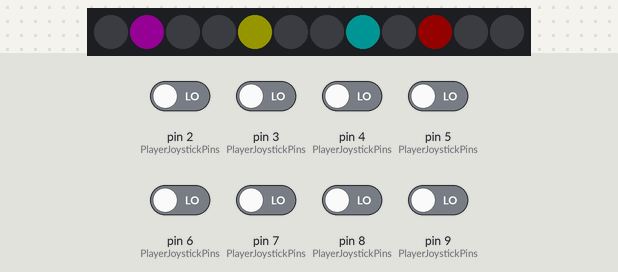
Recording of a sketch running on a simulated Arduino Leonardo, built with avr-gcc and run on an emulated ATmega32U4. Shown: 12 RGB LEDs in strip order, left to right. The test bench sets the inputs (shaded band); at power-on: pin 2 (PlayerJoystickPins), pin 3 (PlayerJoystickPins), pin 4 (PlayerJoystickPins), pin 5 (PlayerJoystickPins), pin 6 (PlayerJoystickPins), pin 7 (PlayerJoystickPins), pin 8 (PlayerJoystickPins), pin 9 (PlayerJoystickPins) LOW. Dim RGB values are drawn brighter than linear; the strip is taken to match the declared colour order; USB keyboard and mouse output is not drawn.

Above: at 1.2 s.
1.3 s: pin 2 (PlayerJoystickPins) driven HIGH
At 2.4 s:
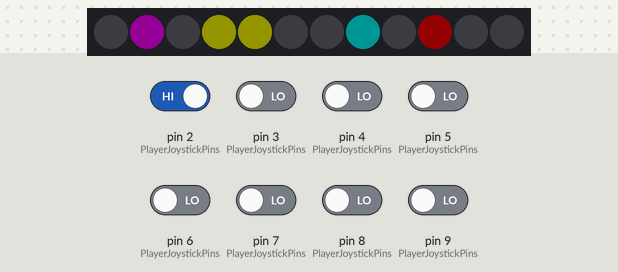
2.8 s: pin 4 (PlayerJoystickPins) driven HIGH
At 3.5 s:
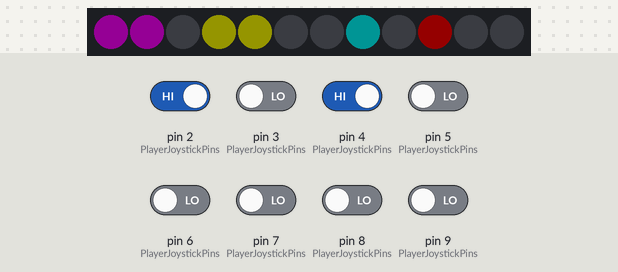
4.3 s: pin 6 (PlayerJoystickPins) driven HIGH
At 4.6 s:
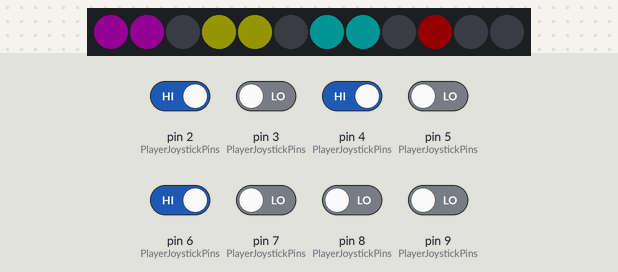
5.8 s: pin 8 (PlayerJoystickPins) driven HIGH
At 7.0 s:
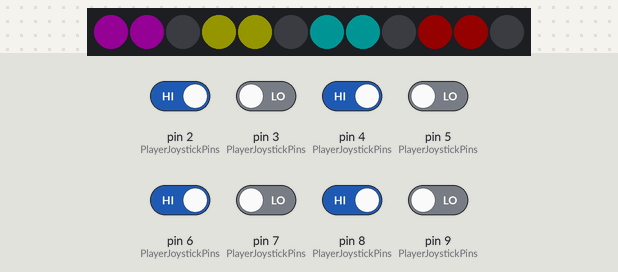
7.3 s: pin 9 (PlayerJoystickPins) driven HIGH
At 8.2 s:
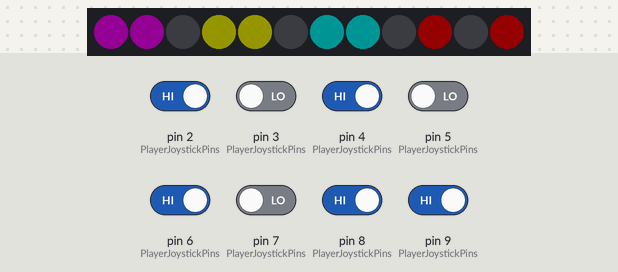
8.8 s: pin 2 (PlayerJoystickPins) driven LOW
At 9.3 s:
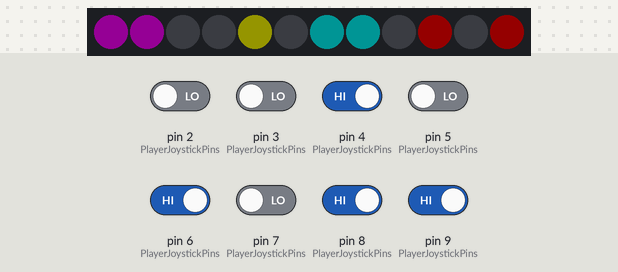
Timing chart, 0 to 11.3 s (numbered marks = the images above; inputs shaded):
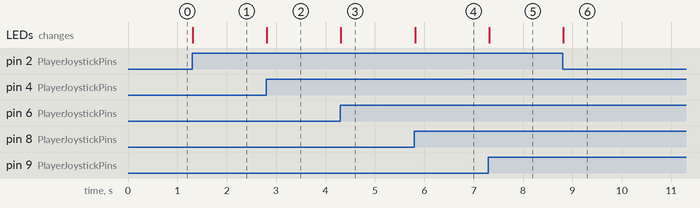

The sketch:

Joystick.ino
```cpp
//  https://github.com/MHeironimus/ArduinoJoystickLibrary/
#include <Joystick.h>

#include <Adafruit_NeoPixel.h>

#define sizeofarray( a ) ( sizeof(a) / sizeof((a)[0]) )

#define LED_PIN       10
#define PLAYER_COUNT  4
#define PAD_COUNT     PLAYER_COUNT
#define LED_BRIGHTNESS  20


bool TestFlash = false;
int FlashCount = 0;
int FlashAlternate = 20;
int RefreshRate = 50;

Adafruit_NeoPixel Leds = Adafruit_NeoPixel(12, LED_PIN, NEO_RGB + NEO_KHZ800);

uint32_t ColourOff = Leds.Color( 0,0,0,0 );

//  gr: one of the pins broke, so OOO :/
int PlayerLeds[PLAYER_COUNT][3] =
{
  0,1,2,
  3,4,5,
  6,7,8,
  11,9,10
};

int PlayerJoystickPins[PLAYER_COUNT][2] =
{
  4,5,
  2,3,
  6,7,
  9,8,
};

int GamepadIndex[PLAYER_COUNT] =
{
  3,2,1,0
};

uint32_t PlayerColours[PLAYER_COUNT] =
{
  Leds.Color( LED_BRIGHTNESS,0,LED_BRIGHTNESS ),
  Leds.Color( LED_BRIGHTNESS,LED_BRIGHTNESS,0 ),
  Leds.Color( 0,LED_BRIGHTNESS,LED_BRIGHTNESS ),
  Leds.Color( LED_BRIGHTNESS,0,0 ),
};

#define JOYSTICK_BUTTON_COUNT 0
#define ENABLE_Y_AXIS false

Joystick_ Joystick[PAD_COUNT] = {
  Joystick_(JOYSTICK_DEFAULT_REPORT_ID, JOYSTICK_TYPE_GAMEPAD, JOYSTICK_BUTTON_COUNT, 0, true, ENABLE_Y_AXIS, false, false, false, false, false, false, false, false, false),
  Joystick_(JOYSTICK_DEFAULT_REPORT_ID+1, JOYSTICK_TYPE_GAMEPAD, JOYSTICK_BUTTON_COUNT, 0, true, ENABLE_Y_AXIS, false, false, false, false, false, false, false, false, false),
  Joystick_(JOYSTICK_DEFAULT_REPORT_ID+2, JOYSTICK_TYPE_GAMEPAD, JOYSTICK_BUTTON_COUNT, 0, true, ENABLE_Y_AXIS, false, false, false, false, false, false, false, false, false),
  Joystick_(JOYSTICK_DEFAULT_REPORT_ID+3, JOYSTICK_TYPE_GAMEPAD, JOYSTICK_BUTTON_COUNT, 0, true, ENABLE_Y_AXIS, false, false, false, false, false, false, false, false, false),
};

#define AXIS_MIN  -1023
#define AXIS_MID  0
#define AXIS_MAX  1023


void setup()
{
  Leds.begin();
  Leds.show();

int* AllPins = PlayerJoystickPins[0];
  for ( int i=0;  i<sizeofarray(PlayerJoystickPins);  i++ )
    pinMode(AllPins[i], INPUT);


  for ( int p=0;  p<PAD_COUNT;  p++)
  {
    auto& Pad = Joystick[p];
    Pad.setXAxisRange( AXIS_MIN, AXIS_MAX );
    Pad.setYAxisRange( AXIS_MIN, AXIS_MAX );
    Pad.begin(false);
    Pad.setYAxis( AXIS_MID );
  }
}


namespace Direction
{
  enum TYPE
  {
    Left,
    None,
    Right
  };
}

Direction::TYPE PlayerDirection[PLAYER_COUNT] =
{
  Direction::None,
  Direction::None,
  Direction::None,
  Direction::None,
};

void loop()
{
  for ( int p=0;  p<PLAYER_COUNT; p++ )
  {
    auto PinLeft = PlayerJoystickPins[p][0];
    auto PinRight = PlayerJoystickPins[p][1];
    auto LeftDown = digitalRead( PinLeft ) == HIGH;
    auto RightDown = digitalRead( PinRight ) == HIGH;
    PlayerDirection[p] = LeftDown ? Direction::Left : RightDown ? Direction::Right : Direction::None;
  }

/*
 for ( int p=0;  p<PLAYER_COUNT; p++ )
  {
    auto PlayerColour = PlayerColours[p];

    Leds.setPixelColor( PlayerLeds[p][0], PlayerDirection[p]==Direction::Left ? PlayerColour : ColourOff );
    Leds.setPixelColor( PlayerLeds[p][1], PlayerColour );
    Leds.setPixelColor( PlayerLeds[p][2], PlayerDirection[p]==Direction::Right ? PlayerColour : ColourOff );
  }
  */

  FlashCount++;
  FlashCount %= FlashAlternate;

  for ( int p=0;  p<PLAYER_COUNT; p++ )
  {
     auto PlayerColour = PlayerColours[p];
    //auto PinLeft = PlayerJoystickPins[p][0];
    //auto PinRight = PlayerJoystickPins[p][1];
    //auto LeftDown = digitalRead( PinLeft ) == HIGH;
    //auto RightDown = digitalRead( PinRight ) == HIGH;
    auto LeftDown = PlayerDirection[p] == Direction::Left;
    auto RightDown = PlayerDirection[p] == Direction::Right;

    auto Flash = (!TestFlash) || ((FlashCount) <= (FlashAlternate/2));

    Leds.setPixelColor( PlayerLeds[p][0], LeftDown ? PlayerColour : ColourOff );
    Leds.setPixelColor( PlayerLeds[p][1], Flash ? PlayerColour : ColourOff );
    Leds.setPixelColor( PlayerLeds[p][2], RightDown ? PlayerColour : ColourOff );


    auto& Pad = Joystick[GamepadIndex[p]];
    int16_t x = AXIS_MID;
    if ( LeftDown )
      x = AXIS_MAX;
    if ( RightDown )
      x = AXIS_MIN;
    Pad.setXAxis( x );
    Pad.sendState();
 }


  /*
  PlayerOffset++;
  for ( int i=0;  i<12; i++ )
  {
    int* LedIndexes = PlayerLeds[0];
    if ( i == (PlayerOffset % 12 ) )
      Leds.setPixelColor( LedIndexes[i], PlayerColours[0] );
    else
      Leds.setPixelColor( LedIndexes[i], ColourOff );
  }
  */
  Leds.show();
  delay( 1000 / RefreshRate );


}
```

Measured:
- after the input at 1.3 s, the LEDs: change at once (image 1)
- after the input at 2.8 s, the LEDs: change at once (image 2)
- after the input at 4.3 s, the LEDs: change at once (image 3)
- after the input at 5.8 s, the LEDs: change at once (image 4)
- after the input at 7.3 s, the LEDs: change at once (image 5)
- after the input at 8.8 s, the LEDs: change at once (image 6)
